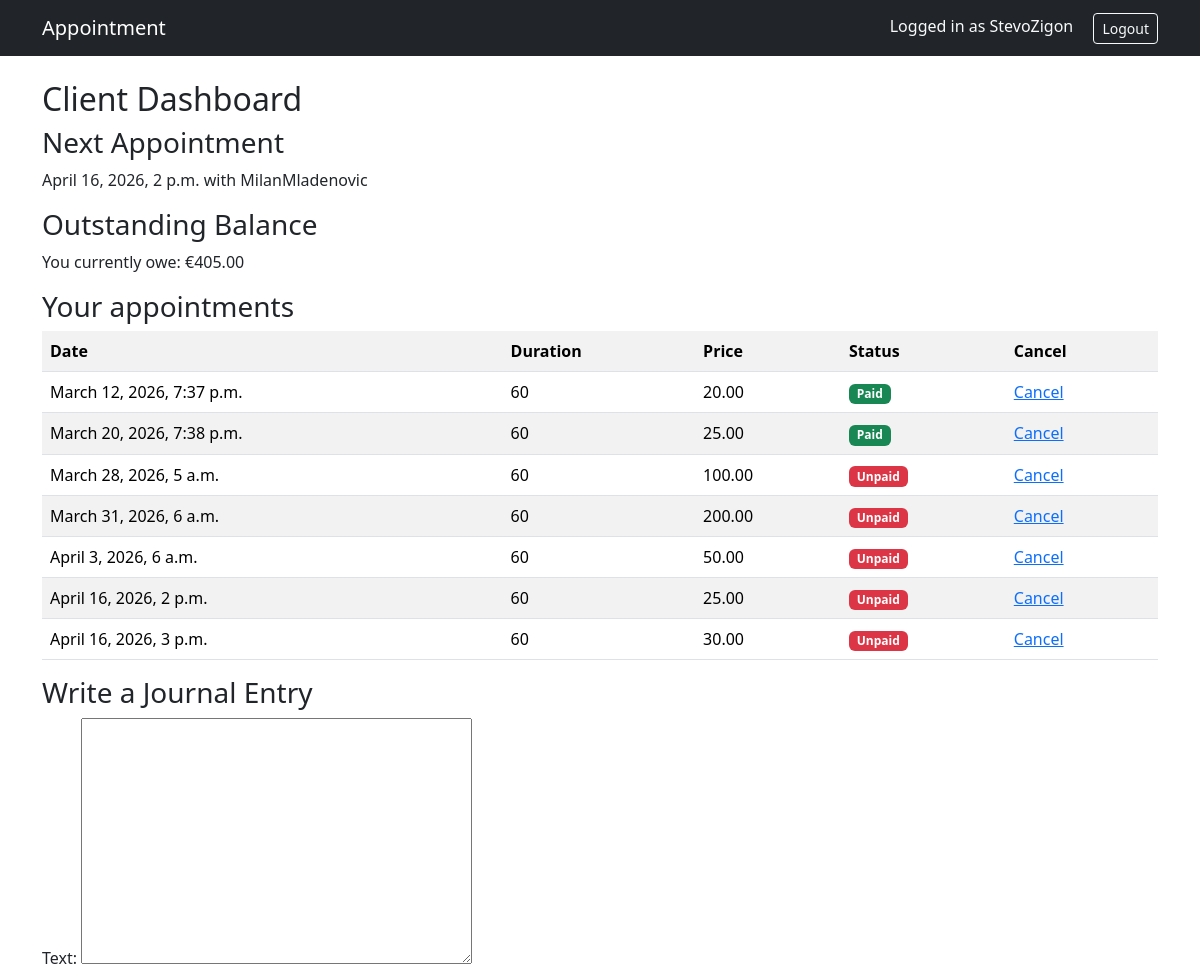
The page /client/ (signed in, upper part) on the database as committed earlier.
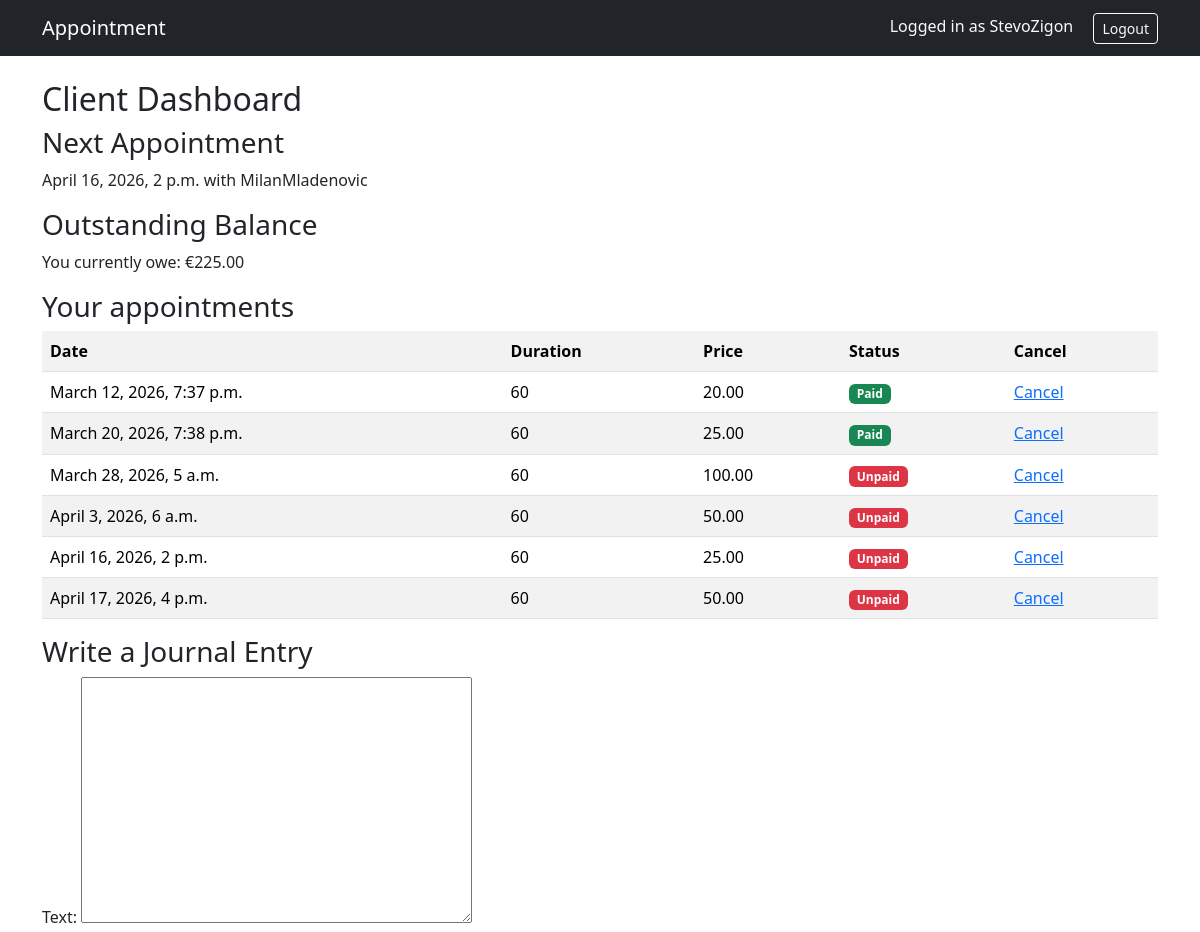
The same page on the database as committed later.
### appointments/models.py (models this page shows, shortened)
class Appointment(models.Model):
    psychologist = models.ForeignKey(
        settings.AUTH_USER_MODEL,
        on_delete=models.CASCADE,
        related_name='appointments_as_psychologist',
        limit_choices_to={'role':'psychologist'}
    )
    client = models.ForeignKey(
        settings.AUTH_USER_MODEL,
        on_delete=models.CASCADE,
        related_name='appointment_as_client',
        limit_choices_to={'role':'client'}
    )
    start_time = models.DateTimeField()
    duration = models.IntegerField(default=60)  # minutes
    end_time = models.DateTimeField()
    price = models.DecimalField(max_digits=8, decimal_places=2)
    paid = models.BooleanField(default=False)
    def end_time(self):
        return self.start_time + timedelta(minutes=self.duration)

### users/models.py (models this page shows)
class User(AbstractUser):
    ROLE_CHOICES = (
        ('psychologist', 'Psychologist'),
        ('client', 'Client'),
    )
    role = models.CharField(max_length=20, choices=ROLE_CHOICES)

### users/views.py (the view)
# urls.py: path('client/', client_dashboard, name='client_dashboard'),
@login_required
def client_dashboard(request):
    appointments = Appointment.objects.filter(client=request.user).order_by('start_time')
    next_appointment = appointments.filter(
        start_time__gte=timezone.now()
    ).order_by('start_time').first()
    unpaid_appointments = appointments.filter(paid=False)
    total_due = sum(a.price for a in unpaid_appointments)
    notes = Note.objects.filter(
        client=request.user,
        visible_to_client=True
    ).order_by('-created_at')
    if request.method == "POST":
        form = ClientNoteForm(request.POST, request.FILES)
        if form.is_valid():
            note = form.save(commit=False)
            note.client = request.user
            note.author = request.user
            note.visible_to_client = True
            note.save()
            messages.success(request, "Note saved.")
            return redirect("client_dashboard")
    else:
        form = ClientNoteForm()
    return render(request, 'client_dashboard.html', {
        'appointments': appointments,
        'next_appointment': next_appointment,
        'total_due': total_due,
        'notes': notes,
        'form': form
    })

### appointments/forms.py
class ClientNoteForm(forms.ModelForm):
    class Meta:
        model = Note
        fields = ["text", "attachment"]

### templates/client_dashboard.html (shortened to what this page needs)
{% extends "base.html" %}
{% block content %}
<h2>Client Dashboard</h2>
<h3>Next Appointment</h3>
{% if next_appointment %}
<p>
    {{ next_appointment.start_time }} with
    {{ next_appointment.psychologist.username }}
</p>
{% else %}
<p>No upcoming appointments</p>
{% endif %}
<h3>Outstanding Balance</h3>
<p>You currently owe: €{{ total_due }}</p>
<h3>Your appointments</h3>
<table class="table table-striped">
<tr>
    <th>Date</th>
    <th>Duration</th>
    <th>Price</th>
    <th>Status</th>
    <th>Cancel</th>
</tr>
{% for appointment in appointments %}
<tr>
    <td>{{ appointment.start_time }}</td>
    <td>{{ appointment.duration }}</td>
    <td>{{ appointment.price }}</td>
    <td>
        {% if appointment.paid %}
            <span class="badge bg-success">Paid</span>
        {% else %}
            <span class="badge bg-danger">Unpaid</span>
        {% endif %}
    </td>
    <td>
        <a href="{% url 'cancel_appointment' appointment.id %}">
            Cancel
        </a>
    </td>
</tr>
{% endfor %}
</table>
<h3>Write a Journal Entry</h3>
<form method="post" enctype="multipart/form-data">
    {{ form.as_p }}
</form>
{% endblock %}

Rows that differ between the two databases and show on the page:
removed Appointment: start_time "March 31, 2026, 6 a.m.", duration "60", price "200.00", paid "Unpaid"
removed Appointment: start_time "April 16, 2026, 3 p.m.", duration "60", price "30.00", paid "Unpaid"
added Appointment: start_time "April 17, 2026, 4 p.m.", duration "60", price "50.00", paid "Unpaid"
Other text that changed with them:
{{ total_due }}: "405.00" → "225.00"
